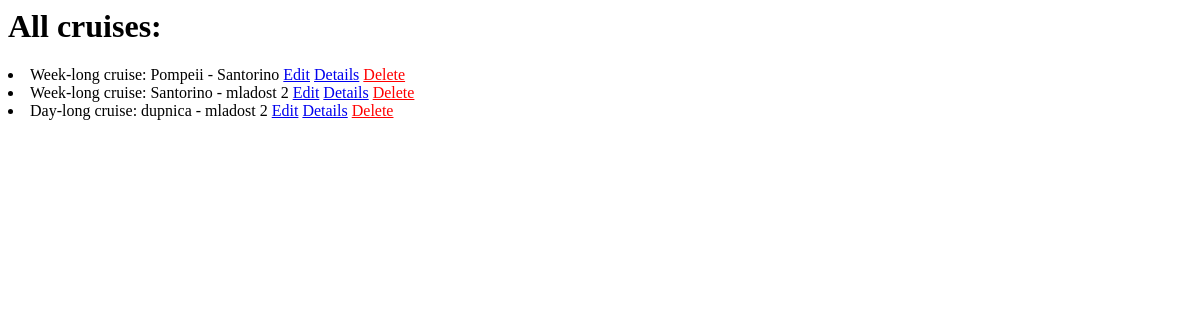
The app's page /cuise/list/, older data.
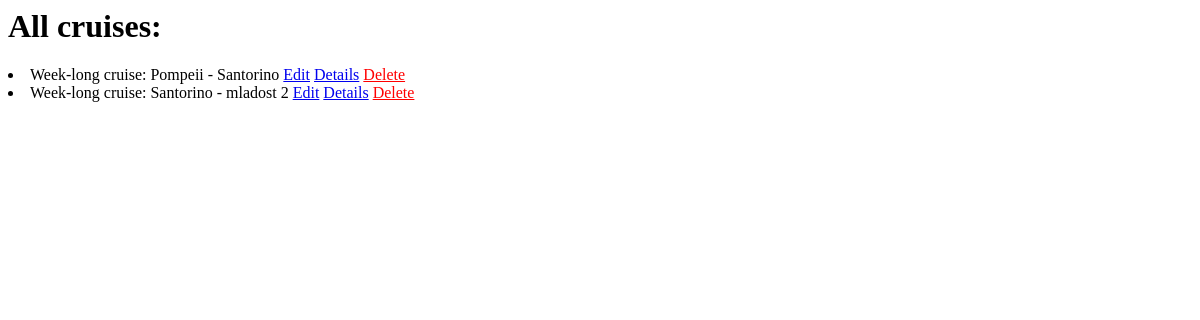
The same page, newer data.
### main/models.py (models this page shows)
class Cruise(models.Model):
    CRUISE_TYPES = [
        ("Week-long", "Week-long"),
        ("Day-long", "Day-long")
    ]
    from_location = models.ForeignKey(CruiseLocation, related_name="from-location+", on_delete=models.CASCADE)
    to_location = models.ForeignKey(CruiseLocation, related_name="to-location+", on_delete=models.CASCADE)
    departure_date_time = models.DateTimeField()
    type = models.CharField(
        max_length=9,
        choices=CRUISE_TYPES
    )
    captain_name = models.ForeignKey(Captain, on_delete=models.CASCADE)
    econ_total_capacity = models.IntegerField()
    business_total_capacity = models.IntegerField()
    def __str__(self):
        return f'{self.type} cruise: {self.from_location} - {self.to_location}'

class CruiseLocation(models.Model):
    name = models.CharField(null=True, blank=True, max_length=15)
    def __str__(self):
        return self.name

### main/views_dir/cruise.py (the view)
# urls.py: path("list/", CruiseListView.as_view(), name="cruise_list"),
class CruiseListView(ListView):
    model = Cruise
    template_name = "./cruise_views/cruise_list.html"
    context_object_name = 'cruises'

### templates/cruise_views/cruise_list.html
<h1>All cruises:</h1>
{% for cruise in cruises %}
<li> {{ cruise }}
    <a href="{% url 'cruise_edit' cruise.id %}">Edit</a>
    <a href="{% url 'cruise_details' cruise.id %}">Details</a>
    <a style="color: red;" href="{% url 'cruise_delete' cruise.id %}">Delete</a> </li>
{% endfor %}

Row changes from the older to the newer data that the page shows:
removed Cruise: type+from_location+to_location "Day-long cruise: dupnica - mladost 2"
